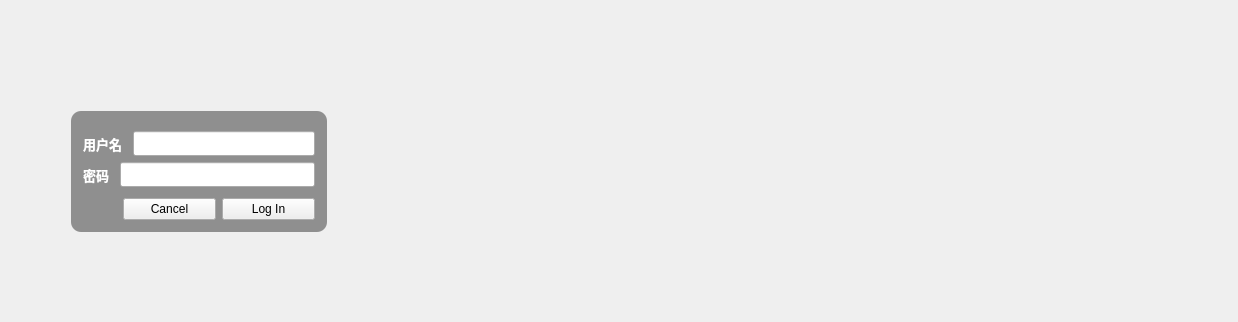
<?xml version="1.0" encoding="UTF-8"?>
<ui version="4.0">
 <class>Widget</class>
 <widget class="QWidget" name="Widget">
  <property name="enabled">
   <bool>true</bool>
  </property>
  <property name="geometry">
   <rect>
    <x>0</x>
    <y>0</y>
    <width>1238</width>
    <height>322</height>
   </rect>
  </property>
  <property name="baseSize">
   <size>
    <width>1024</width>
    <height>605</height>
   </size>
  </property>
  <property name="contextMenuPolicy">
   <enum>Qt::NoContextMenu</enum>
  </property>
  <property name="windowTitle">
   <string>Widget</string>
  </property>
  <property name="windowIcon">
   <iconset>
    <normaloff>:/ball</normaloff>:/ball</iconset>
  </property>
  <property name="autoFillBackground">
   <bool>false</bool>
  </property>
  <property name="styleSheet">
   <string notr="true"/>
  </property>
  <layout class="QHBoxLayout" name="horizontalLayout_4">
   <item>
    <spacer name="horizontalSpacer_4">
     <property name="orientation">
      <enum>Qt::Horizontal</enum>
     </property>
     <property name="sizeType">
      <enum>QSizePolicy::Fixed</enum>
     </property>
     <property name="sizeHint" stdset="0">
      <size>
       <width>60</width>
       <height>20</height>
      </size>
     </property>
    </spacer>
   </item>
   <item>
    <layout class="QVBoxLayout" name="verticalLayout">
     <property name="sizeConstraint">
      <enum>QLayout::SetDefaultConstraint</enum>
     </property>
     <item>
      <spacer name="verticalSpacer">
       <property name="orientation">
        <enum>Qt::Vertical</enum>
       </property>
       <property name="sizeType">
        <enum>QSizePolicy::Fixed</enum>
       </property>
       <property name="sizeHint" stdset="0">
        <size>
         <width>20</width>
         <height>100</height>
        </size>
       </property>
      </spacer>
     </item>
     <item>
      <widget class="QFrame" name="verticalFrame">
       <property name="layoutDirection">
        <enum>Qt::LeftToRight</enum>
       </property>
       <property name="styleSheet">
        <string notr="true">#verticalFrame
{
	background-color: rgba(0,0,0, 40%);
	border-radius:10px;
}
</string>
       </property>
       <property name="frameShadow">
        <enum>QFrame::Plain</enum>
       </property>
       <layout class="QVBoxLayout" name="verticalLayout_2">
        <property name="leftMargin">
         <number>12</number>
        </property>
        <property name="topMargin">
         <number>20</number>
        </property>
        <property name="rightMargin">
         <number>12</number>
        </property>
        <property name="bottomMargin">
         <number>12</number>
        </property>
        <item>
         <layout class="QHBoxLayout" name="horizontalLayout">
          <item>
           <widget class="QLabel" name="label">
            <property name="font">
             <font>
              <family>微软雅黑</family>
              <pointsize>10</pointsize>
              <weight>75</weight>
              <bold>true</bold>
             </font>
            </property>
            <property name="styleSheet">
             <string notr="true">color: rgb(255, 255, 255);</string>
            </property>
            <property name="text">
             <string>用户名</string>
            </property>
           </widget>
          </item>
          <item>
           <spacer name="horizontalSpacer">
            <property name="orientation">
             <enum>Qt::Horizontal</enum>
            </property>
            <property name="sizeType">
             <enum>QSizePolicy::Fixed</enum>
            </property>
            <property name="sizeHint" stdset="0">
             <size>
              <width>5</width>
              <height>0</height>
             </size>
            </property>
           </spacer>
          </item>
          <item>
           <widget class="QLineEdit" name="usernameEdit">
            <property name="font">
             <font>
              <family>微软雅黑</family>
             </font>
            </property>
            <property name="acceptDrops">
             <bool>true</bool>
            </property>
            <property name="autoFillBackground">
             <bool>false</bool>
            </property>
           </widget>
          </item>
         </layout>
        </item>
        <item>
         <layout class="QHBoxLayout" name="horizontalLayout_2">
          <item>
           <widget class="QLabel" name="label_2">
            <property name="font">
             <font>
              <family>微软雅黑</family>
              <pointsize>10</pointsize>
              <weight>75</weight>
              <bold>true</bold>
             </font>
            </property>
            <property name="styleSheet">
             <string notr="true">color: rgb(255, 255, 255);</string>
            </property>
            <property name="text">
             <string>密码</string>
            </property>
           </widget>
          </item>
          <item>
           <spacer name="horizontalSpacer_2">
            <property name="orientation">
             <enum>Qt::Horizontal</enum>
            </property>
            <property name="sizeType">
             <enum>QSizePolicy::Fixed</enum>
            </property>
            <property name="sizeHint" stdset="0">
             <size>
              <width>5</width>
              <height>0</height>
             </size>
            </property>
           </spacer>
          </item>
          <item>
           <widget class="QLineEdit" name="passwordEdit">
            <property name="font">
             <font>
              <family>微软雅黑</family>
             </font>
            </property>
            <property name="autoFillBackground">
             <bool>false</bool>
            </property>
            <property name="styleSheet">
             <string notr="true"/>
            </property>
            <property name="text">
             <string/>
            </property>
            <property name="echoMode">
             <enum>QLineEdit::Password</enum>
            </property>
            <property name="readOnly">
             <bool>false</bool>
            </property>
           </widget>
          </item>
         </layout>
        </item>
        <item>
         <spacer name="verticalSpacer_3">
          <property name="orientation">
           <enum>Qt::Vertical</enum>
          </property>
          <property name="sizeType">
           <enum>QSizePolicy::Fixed</enum>
          </property>
          <property name="sizeHint" stdset="0">
           <size>
            <width>20</width>
            <height>5</height>
           </size>
          </property>
         </spacer>
        </item>
        <item>
         <layout class="QHBoxLayout" name="horizontalLayout_5">
          <item>
           <spacer name="horizontalSpacer_5">
            <property name="orientation">
             <enum>Qt::Horizontal</enum>
            </property>
            <property name="sizeType">
             <enum>QSizePolicy::Preferred</enum>
            </property>
            <property name="sizeHint" stdset="0">
             <size>
              <width>40</width>
              <height>20</height>
             </size>
            </property>
           </spacer>
          </item>
          <item>
           <widget class="QPushButton" name="cancelButtion">
            <property name="focusPolicy">
             <enum>Qt::NoFocus</enum>
            </property>
            <property name="styleSheet">
             <string notr="true"/>
            </property>
            <property name="text">
             <string>Cancel</string>
            </property>
            <property name="flat">
             <bool>false</bool>
            </property>
           </widget>
          </item>
          <item>
           <widget class="QPushButton" name="loginButton">
            <property name="cursor">
             <cursorShape>ArrowCursor</cursorShape>
            </property>
            <property name="focusPolicy">
             <enum>Qt::NoFocus</enum>
            </property>
            <property name="text">
             <string>Log In</string>
            </property>
           </widget>
          </item>
         </layout>
        </item>
       </layout>
      </widget>
     </item>
     <item>
      <spacer name="verticalSpacer_2">
       <property name="orientation">
        <enum>Qt::Vertical</enum>
       </property>
       <property name="sizeType">
        <enum>QSizePolicy::MinimumExpanding</enum>
       </property>
       <property name="sizeHint" stdset="0">
        <size>
         <width>20</width>
         <height>40</height>
        </size>
       </property>
      </spacer>
     </item>
    </layout>
   </item>
   <item>
    <spacer name="horizontalSpacer_3">
     <property name="orientation">
      <enum>Qt::Horizontal</enum>
     </property>
     <property name="sizeType">
      <enum>QSizePolicy::Maximum</enum>
     </property>
     <property name="sizeHint" stdset="0">
      <size>
       <width>900</width>
       <height>20</height>
      </size>
     </property>
    </spacer>
   </item>
  </layout>
 </widget>
 <layoutdefault spacing="6" margin="11"/>
 <resources/>
 <connections/>
</ui>
